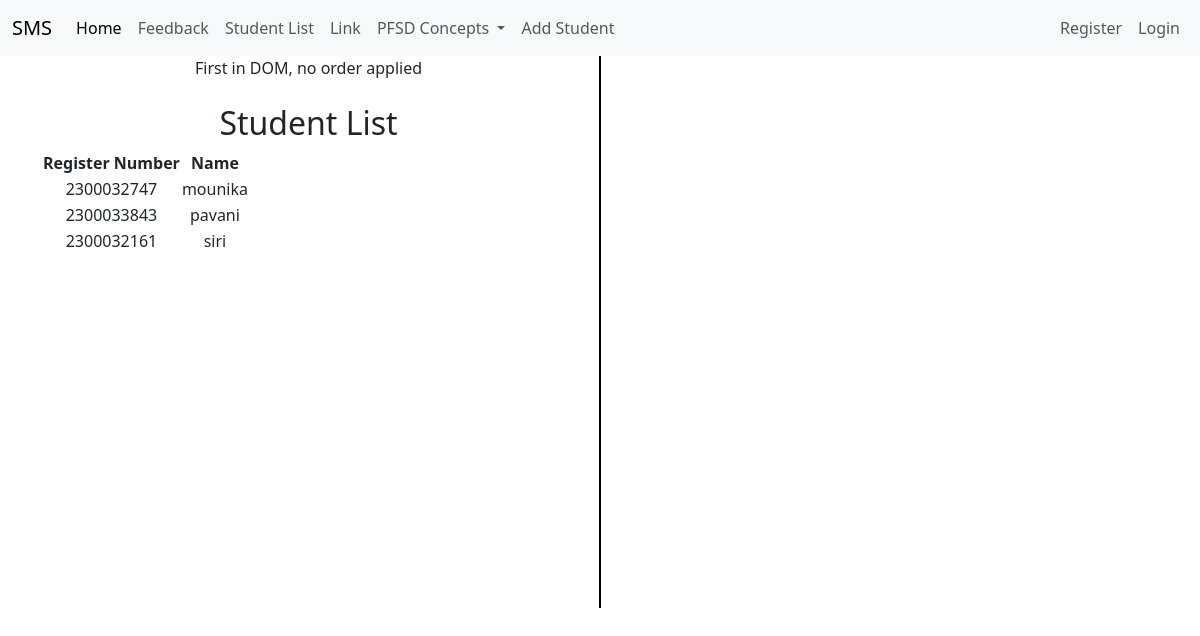
The page /student_list/ on the database its author committed.
### adminapp/models.py (models this page shows, shortened)
class StudentList(models.Model):
    Register_Number = models.CharField(max_length=20, unique=True)
    Name = models.CharField(max_length=100)
    user = models.OneToOneField(User, on_delete=models.CASCADE, null=True)

### adminapp/views.py (the view)
# urls.py: path('student_list/', views.student_list, name='student_list'),
def student_list(request):
    students = StudentList.objects.all()
    return render(request, 'adminapp/student_list.html', {'students': students})

### templates/adminapp/student_list.html (shortened to what this page needs)
{% extends 'Navbar/ProjectNavbar.html' %}
{% load static %}
{% block body %}
<div class="container text-center">
  <div class="row">
    <div class="col">
      First in DOM, no order applied
        <br><br>
            <h2>Student List</h2>
<table>
    <tr>
        <th>Register Number</th>
        <th>Name</th>
    </tr>
    {% for student in students %}
    <tr>
        <td>{{ student.Register_Number }}</td>
        <td>{{ student.Name }}</td>
    </tr>
    {% endfor %}
</table>
    </div>
      <br><br><br><br><br><br><br><br><br><br><br><br><br><br><br><br>
      <br><br><br><br><br><br><br>
       <div class="col-auto d-flex align-items-center">
      <div style="border-left: 2px solid black; height: 100%;"></div>
    </div>
    <div class="col">
        <br><br>
    </div>
  </div>
</div>
{% endblock %}

### rows shown on the page
StudentList: Register_Number "2300032747", Name "mounika"
StudentList: Register_Number "2300033843", Name "pavani"
StudentList: Register_Number "2300032161", Name "siri"
